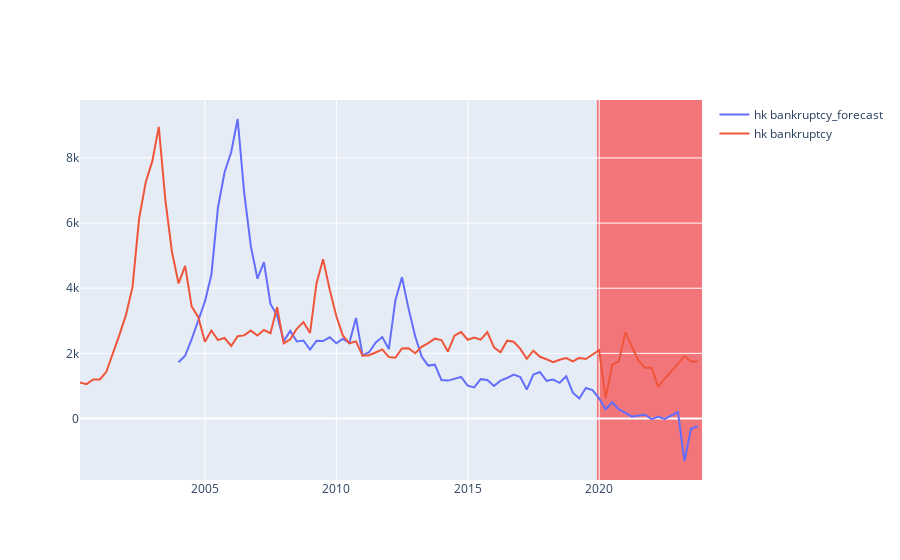

The notebook cell this image was saved under:
### Code cell
fig = go.Figure()
fig.add_trace(go.Scatter(x=df_results.index, y=df_results['hk bankruptcy_forecast'], mode='lines', name='hk bankruptcy_forecast'))
fig.add_trace(go.Scatter(x=df.index, y=df['hk bankruptcy'], mode='lines', name='hk bankruptcy'))
fig.update_layout(
    shapes=[
        dict(
            type="rect",
            xref="x",
            yref="paper",
            x0='2019-12-01',
            y0=0,
            x1='2023-11-30',
            y1=1,
            fillcolor="red",
            opacity=0.5,
            layer="below",
            line_width=0,
        )
    ]
)
